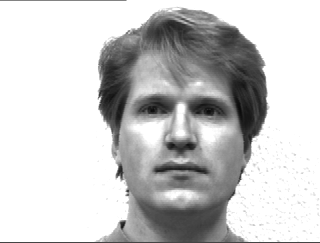
%> input picture Matlab/EigenFace/eigen/SetEntremamiento/subject01.normal.jpg, 320 x 243 px
$ octave Eigenface.m   (GNU Octave 9; MATLAB toolbox functions it lacks are replaced by stand-ins)
%> lines starting %> are read from the running program, lines starting %| are printed output that depends on the picture
%% Reconocimiento de rostros
%@felipeseguel Abril-2015 PHP
% Pasos:
%1) Cambiar el tama駉 de todas las imagenes .
%2) Calcular y Eliminar el promedio de todas las imagenes.
%3) Crearla matriz A de las imagenes cada fila N *N tama駉 total es (N*N)*M
%4) Calcular la media cara
%5) Normaliza: Se toma una imagen, se le quita el promedio de todas las
%imagenes y se obtiene una nueva matriz
%6) Con la nueva matriz se obtiene la matriz de covarianza C A'*A, tama駉 C es M*M
%7) Calcular valores propios y vectores propios, para calcular los eigen
%8) Calcular la combinaci髇 lineal de cada rostro original


clear all; close all; clc;
N=100;          %Tama駉 de la imagen  --> Jugar y dar dos valores
M=6;            %Numero de rostros
scrsz = get(0,'ScreenSize');  %Permite mostrar las figuras CuadroxCuadro
ancho = scrsz(3);    %1366px
alto  = scrsz(4);    %768px
ancho=round(ancho/3);
alto=round(alto/2)-40;

%% Paso01 Cargar la imagenes y redimensionar a NxN=80x80

%% Rostro 01

Rostro01= imread('eigen/SetEntremamiento/subject01.normal.jpg');
%> Rostro01 is the input picture: size 243x320 uint8; min 10, max 255, mean 201.9
Rostro01=Rostro01( :, :,1);
Rostro01=imresize(Rostro01,[N N]);   % Se ajusta tama駉
%> Rostro01: size 100x100 uint8
figure('Position',[10 alto ancho alto]);
set(gcf,'Name','Base de Datos')
subplot 231;
imshow(Rostro01,'Initialmagnification','fit');
title('Sujeto1Normal','Fontsize',12,'FontName','Helvetica','FontWeight','demi');
grid on;axis tight;

% Rostro 02
Rostro02Normal= imread('eigen/SetEntremamiento/subject02.normal.jpg');
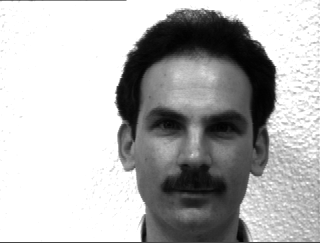
%> input picture Matlab/EigenFace/eigen/SetEntremamiento/subject02.normal.jpg, 320 x 243 px
%> Rostro02Normal is the input picture: size 243x320 uint8; min 2, max 255, mean 179.5
Rostro02Normal=Rostro02Normal( :, :,1);
Rostro02Normal=imresize(Rostro02Normal,[N N] );
%> Rostro02Normal: size 100x100 uint8
subplot 232;
imshow(Rostro02Normal,'Initialmagnification','fit');
title('Sujeto1Sad','Fontsize',12,'FontName','Helvetica','FontWeight','demi');
grid on;axis tight;

% Rostro 03
Rostro03Normal= imread('eigen/SetEntremamiento/subject03.normal.jpg');
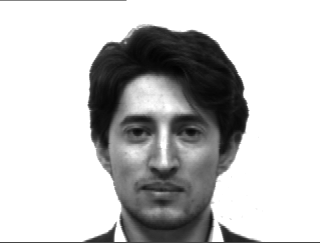
%> input picture Matlab/EigenFace/eigen/SetEntremamiento/subject03.normal.jpg, 320 x 243 px
%> Rostro03Normal is the input picture: size 243x320 uint8; min 3, max 255, mean 193.7
Rostro03Normal=Rostro03Normal( :, :,1);
Rostro03Normal=imresize(Rostro03Normal,[N N] );
%> Rostro03Normal: size 100x100 uint8
subplot 233;
imshow(Rostro03Normal,'Initialmagnification','fit');
title('Sujeto1sleepy','Fontsize',12,'FontName','Helvetica','FontWeight','demi');
grid on;axis tight;

% Rostro 04
Rostro04Normal= imread('eigen/SetEntremamiento/subject04.normal.jpg');
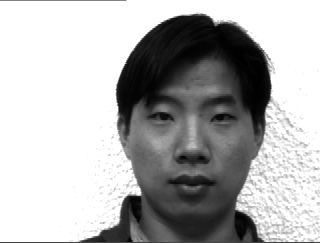
%> input picture Matlab/EigenFace/eigen/SetEntremamiento/subject04.normal.jpg, 320 x 243 px
%> Rostro04Normal is the input picture: size 243x320 uint8; min 0, max 255, mean 177.7
Rostro04Normal=Rostro04Normal( :, :,1);
Rostro04Normal=imresize(Rostro04Normal,[N N] );
%> Rostro04Normal: size 100x100 uint8
subplot 234;
imshow(Rostro04Normal,'Initialmagnification','fit');
title('Sujeto2Normal','Fontsize',12,'FontName','Helvetica','FontWeight','demi');
grid on;axis tight;

% Rostro 05
Rostro05Normal= imread('eigen/SetEntremamiento/subject05.normal.jpg');
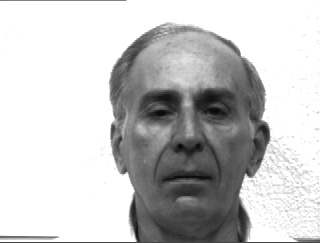
%> input picture Matlab/EigenFace/eigen/SetEntremamiento/subject05.normal.jpg, 320 x 243 px
%> Rostro05Normal is the input picture: size 243x320 uint8; min 6, max 255, mean 198.7
Rostro05Normal=Rostro05Normal( :, :,1);
Rostro05Normal=imresize(Rostro05Normal,[N N] );
%> Rostro05Normal: size 100x100 uint8
subplot 235;
imshow(Rostro05Normal,'Initialmagnification','fit');
title('Sujeto2Sad','Fontsize',12,'FontName','Helvetica','FontWeight','demi');
grid on;axis tight;

% Rostro 06
Rostro06Normal= imread('eigen/SetEntremamiento/subject06.normal.jpg');
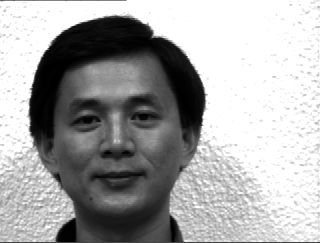
%> input picture Matlab/EigenFace/eigen/SetEntremamiento/subject06.normal.jpg, 320 x 243 px
%> Rostro06Normal is the input picture: size 243x320 uint8; min 0, max 255, mean 166.7
Rostro06Normal=Rostro06Normal( :, :,1);
Rostro06Normal=imresize(Rostro06Normal,[N N] );
%> Rostro06Normal: size 100x100 uint8
subplot 236;
imshow(Rostro06Normal,'Initialmagnification','fit');
title('Sujeto2Sleepy','Fontsize',12,'FontName','Helvetica','FontWeight','demi');
grid on;axis tight;

%% Paso 02: Concatenar imagenes NxNxM
MC(:,:,1)=Rostro01;
MC(:,:,2)=Rostro02Normal;
MC(:,:,3)=Rostro03Normal;
MC(:,:,4)=Rostro04Normal;
%> MC: size 100x100x4 uint8
MC(:,:,5)=Rostro05Normal;
MC(:,:,6)=Rostro06Normal;     %MC Matriz de NxNxM 80x80x6
%% Creamos estructura
st.names = {'subject01','subject02','subject03',...
            'subject04','subject05','subject06'};
st.data{1}=Rostro01;
st.data{2}=Rostro02Normal;
st.data{3}=Rostro03Normal;
st.data{4}=Rostro04Normal;
st.data{5}=Rostro05Normal;
st.data{6}=Rostro06Normal;

%% Paso03 : Calculo de rostro promedio
avImg=zeros(N);
figure('Position',[ancho alto ancho alto])
set(gcf,'Name','Calculo de rostro promedio')

for k=1:M
    st.data{k}=im2single(st.data{k});    %Convert image to single precision
    avImg     = avImg + (1/M)*st.data{k};
    % Ultima iteraci髇 contiene promedio de todas las imagenes
    subplot(2,3,k),imshow(avImg,'Initialmagnification','fit');
    pause(1)
end
pause(3)

%% Paso 04: Resta del promedio a cada una de las imagenes

for k=1:M
    st.dataAvg{k} = st.data{k} - avImg;  %dataAvg= cada imagen- promedio total
end
% Declaraci髇 vector
z=[ st.dataAvg{1} st.dataAvg{2} st.dataAvg{3} st.dataAvg{4} st.dataAvg{5}...
    st.dataAvg{6}];
ZC(:,:,1)=st.dataAvg{1};
ZC(:,:,2)=st.dataAvg{2};
ZC(:,:,3)=st.dataAvg{3};
%> ZC: size 100x100x3 single
ZC(:,:,4)=st.dataAvg{4};
%> ZC: size 100x100x4 single
ZC(:,:,5)=st.dataAvg{5};
ZC(:,:,6)=st.dataAvg{6};
%%
figure('Position',[2*(ancho) alto ancho alto]); % Figure3
set(gcf,'Name','Resta del promedio a cada una de las imagenes')
for k=1:M
    subplot(2,3,k)
    imshow(st.dataAvg{k},'Initialmagnification','fit');     %imshow(z)
    %pause(1)
end
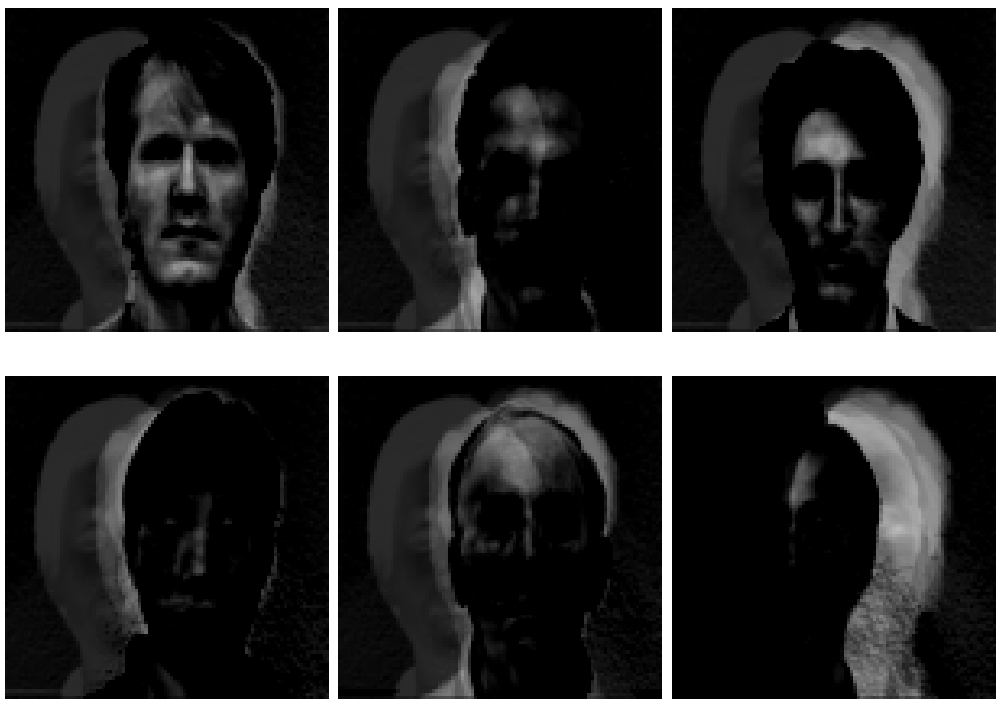
%> figure redrawn from the program's plot data, 6 panels
pause(2);

%% Paso 04+1: Calculo de autovectores matriz de covarianza
% Generar vector A = [img1(:) img2(:)... imgM(:)];
A=zeros(N*N,M);   %Se llena vector con ceros

for k=1:M
    A(:,k)=st.dataAvg{k}(:);
end
%Matriz de covarianza de peque馻 dimension (trasnpuesta)
C= A'*A;
%> C = [275.2 -20.02 -16.78 -21.71 18.31 -235; -20.02 463.1 -221.6 233.4 34.43 -489.2; -16.78 -221.6 499.1 -165.4 -75.21 -20.07; -21.71 233.4 -165.4 383.7 -14.71 -415.2; 18.31 34.43 -75.21 -14.71 264.5 -227.3; -235 -489.2 -20.07 -415.2 -227.3 1386.8]

% Vectores eigen en peque馻s dimensiones
[Veigvec,Deigval] = eig(C);
%> Veigvec = [-0.408 0.124 0.699 0.523 0.203 -0.122; -0.408 0.688 -0.152 -0.217 -0.385 -0.376; -0.408 0.0817 -0.139 -0.432 0.781 0.0982; -0.408 -0.659 0.216 -0.41 -0.293 -0.313; -0.408 -0.263 -0.649 0.569 0.0303 -0.135; -0.408 0.0281 0.0256 -0.0318 -0.336 0.847]; Deigval = [8.29e-11 0 0 0 0 0; 0 176.5 0 0 0 0; 0 0 250.6 0 0 0; 0 0 0 348.7 0 0; 0 0 0 0 671.8 0; 0 0 0 0 0 1824.8]
%devuelve matriz diagonal Veigvec de valores propios y la matriz Deigval cuyas...
%columnas son los vectores propios correspondientes derecha
%%
Vlarge = A*Veigvec;
eigenfaces=[];

for k=1:M
    c=Vlarge(:,k);
    eigenfaces{k} = reshape(c,N,N); %Cambiar la forma de matriz
end
%> after the loop, eigenfaces = 6 items
%%
x=diag(Deigval);
%> x = [8.29e-11; 176.5; 250.6; 348.7; 671.8; 1824.8]
[xc,xci]=sort(x,'descend');
%> xc = [1824.8; 671.8; 348.7; 250.6; 176.5; 8.29e-11]; xci = [6; 5; 4; 3; 2; 1]
z= [eigenfaces{xci(1)} eigenfaces{xci(2)} eigenfaces{xci(3)};
    eigenfaces{xci(4)} eigenfaces{xci(5)} eigenfaces{xci(6)}];
%> z: size 200x300 double
figure('Position',[10 10 ancho alto]),
set(gcf,'Name','Eigenfaces');
imshow(z,'Initialmagnification','fit');
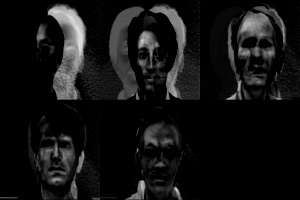
%> displayed picture: size 200x300, on the screen's scale of 0 to 255; min 0, max 222, mean 19.1
pause(5)

%%Patrones de reconocimiento
nsel=6
for mi=1:M
    for k=1:nsel
        wi(mi,k) = sum(A(:,mi).* eigenfaces{xci(k)}(:));
    end
end
%> after the loop, wi = [-222.5 136.2 182.2 175.2 21.89 -3.34e-11; -685.6 -258.8 -75.73 -38.06 121.4 -3.25e-11; 179.3 525 -150.8 -34.88 14.42 -3.35e-11; -571.2 -197.2 -143 54.02 -116.3 -3.39e-11; -246.3 20.34 198.4 -162.7 -46.36 -3.49e-11; 1546.3 -225.6 -11.1 6.42 4.96 -2.09e-11]

%% Prueba de reconocimiento
% Clasificador de una nueva imagen
%> (the run ends here)
